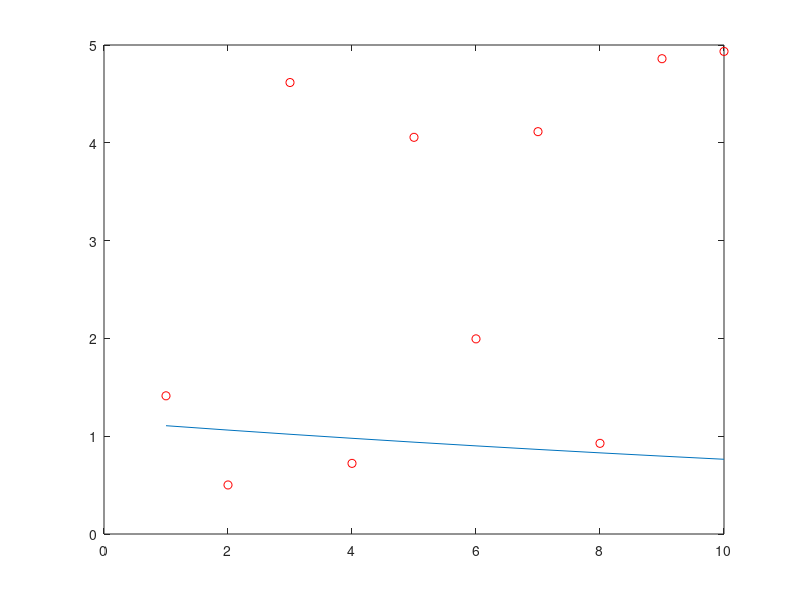

Recreate this plot in MATLAB.
clc; clear; close all;

x = [1:1:10];
y = 5*rand(1,10);
n = length(x);

plot(x,y,'ro');
hold on;
for i = 1 : n
    z(i)=log(y(i));

    axiyi(i)=x(i)*z(i);
    axi2(i)=(x(i)).^2;
    axy = sum(axiyi);
    ax2 = sum(axi2);
    lny=sum(z);
end

a1=(n*axy-sum(x)*sum(z))/(n*ax2-(sum(x))^2);
a2=(ax2*sum(z)-sum(x)*axy)/(n*ax2-(sum(x))^2);
b = exp(a1);
c=a2;

Y=b*exp(c*x);
plot(x,Y);

%gdzies jest blad w obliczeniach